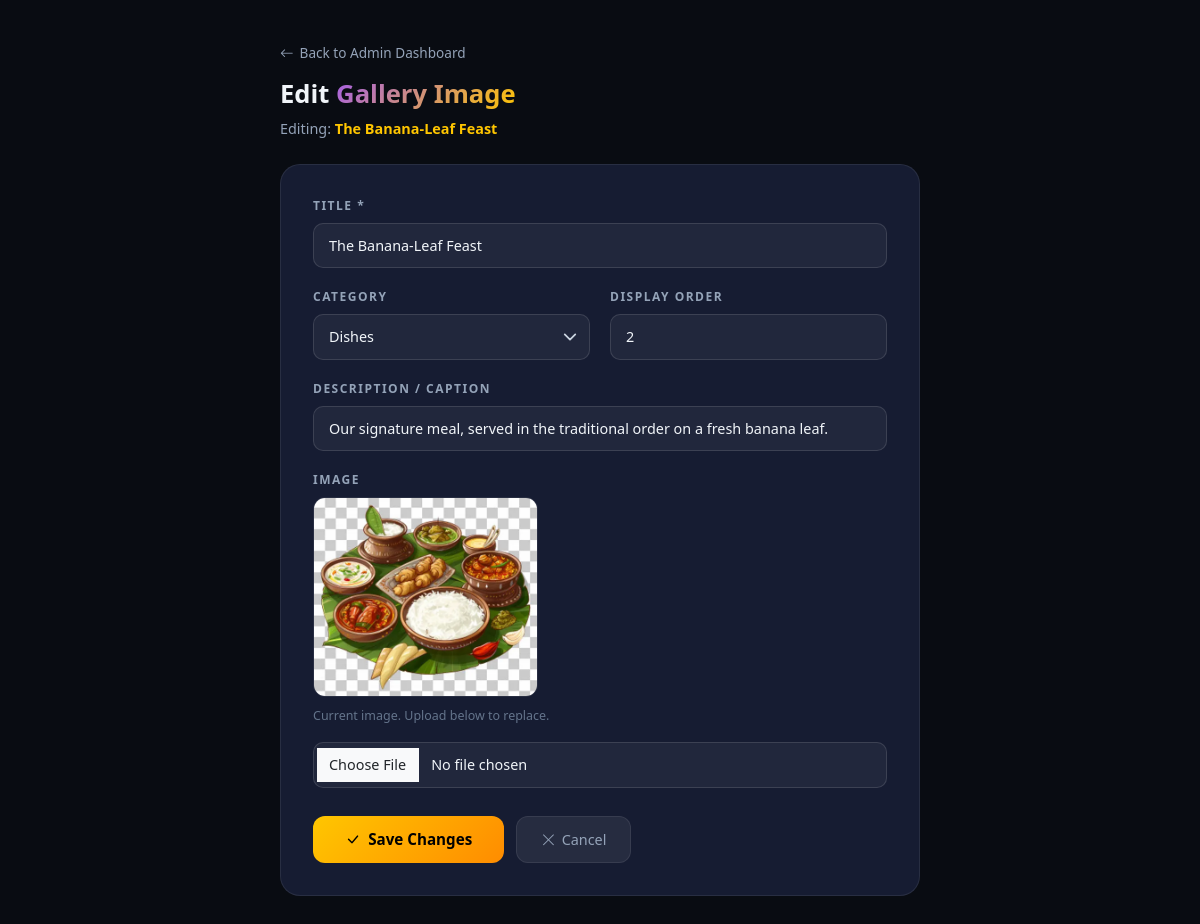
The app's page /admin-dashboard/gallery/20/edit/ (signed in) with its own data.
### main/models.py (models this page shows, shortened)
class GalleryImage(models.Model):
    CATEGORY_CHOICES = [
        ('interior', 'Palace Interiors'),
        ('dishes',   'Signature Dishes'),
        ('drinks',   'Bar, Coffee & Sweets'),
        ('patio',    'The Courtyard'),
    ]
    title = models.CharField(max_length=150)
    category = models.CharField(max_length=50, choices=CATEGORY_CHOICES, default='interior')
    image = models.ImageField(upload_to='gallery/', help_text="Upload gallery image")
    description = models.CharField(max_length=250, blank=True)
    display_order = models.PositiveIntegerField(default=0)
    class Meta:
        ordering = ['display_order', 'title']

### main/views.py (the view, shortened to what this page needs)
# urls.py: path('admin-dashboard/gallery/<int:pk>/edit/', views.admin_edit_gallery,  name='admin_edit_gallery'),
@staff_required
def admin_edit_gallery(request, pk):
    img = get_object_or_404(GalleryImage, pk=pk)
    if request.method == 'GET':
        return render(request, 'edit_gallery.html', {'img': img})

### main/context_processors.py (called while the page is built)
def restaurant(request):
    info = dict(settings.RESTAURANT)
    info['address'] = f"{info['address_line1']}, {info['address_line2']}"
    return {'restaurant': info}

### main/views.py (called while the page is built)
def staff_required(view_func):
    @wraps(view_func)
    def wrapper(request, *args, **kwargs):
        if not request.user.is_authenticated:
            messages.error(request, "Please log in with your administrator credentials.")
            return redirect('admin_login')
        if not (request.user.is_staff or request.user.is_superuser):
            messages.error(request, "Access denied. Administrator privileges required.")
            return redirect('admin_login')
        return view_func(request, *args, **kwargs)
    return wrapper

### templates/edit_gallery.html (shortened to what this page needs)
{% load static %}
<!DOCTYPE html>
<html lang="en">
<head>
<link rel="stylesheet" href="https://cdnjs.cloudflare.com/ajax/libs/bootstrap/5.3.3/css/bootstrap.min.css">
<link rel="stylesheet" href="https://cdn.jsdelivr.net/npm/bootstrap-icons@1.11.3/font/bootstrap-icons.min.css">
</head>
<body>
<div class="edit-wrapper">
  <a href="/admin-dashboard/" class="back-link" onclick="history.back();return false;"><i class="bi bi-arrow-left"></i> Back to Admin Dashboard</a>
  <h1 class="edit-title">Edit <span>Gallery Image</span></h1>
  <p style="color:var(--text-muted);font-size:0.9rem;margin:4px 0 24px;">Editing: <strong style="color:var(--electric-gold);">{{ img.title }}</strong></p>
  <div class="edit-card">
    <form method="post" enctype="multipart/form-data">
      <div class="mb-field">
        <label class="form-label">Title *</label>
        <input type="text" name="title" class="form-control" value="{{ img.title }}" required>
      </div>
      <div class="row-grid two">
        <div class="mb-field">
          <label class="form-label">Category</label>
          <select name="category" class="form-select">
            <option value="dishes"   {% if img.category == 'dishes'   %}selected{% endif %}>Dishes</option>
          </select>
        </div>
        <div class="mb-field">
          <label class="form-label">Display Order</label>
          <input type="number" name="display_order" class="form-control" value="{{ img.display_order|default:0 }}" min="0">
        </div>
      </div>
      <div class="mb-field">
        <label class="form-label">Description / Caption</label>
        <input type="text" name="description" class="form-control" value="{{ img.description|default:'' }}" placeholder="Short caption…">
      </div>
      <div class="mb-field">
        <label class="form-label">Image</label>
        {% if img.image %}
          <div style="margin-bottom:10px;">
            <img src="{{ img.image.url }}" alt="{{ img.title }}" class="current-img">
            <p style="font-size:0.78rem;color:var(--text-dim);">Current image. Upload below to replace.</p>
          </div>
        {% endif %}
        <input type="file" name="image" class="form-control" accept="image/*">
      </div>
      <div style="display:flex;gap:12px;align-items:center;margin-top:28px;">
        <button type="submit" class="btn-save"><i class="bi bi-check-lg me-1"></i> Save Changes</button>
        <a href="/admin-dashboard/" class="btn-cancel"><i class="bi bi-x-lg"></i> Cancel</a>
      </div>
    </form>
  </div>
</div>
</body>
</html>

### templates/edit_gallery.html (style rules this page uses)
:root { --midnight-black:rgb(9,12,18);--card-bg:rgb(22,28,50);--border-subtle:rgba(255,255,255,0.08);--electric-gold:rgb(255,198,0);--tangerine:rgb(255,140,0);--royal-violet:rgb(165,94,234);--text-primary:rgb(241,245,249);--text-muted:rgb(148,163,184);--text-dim:rgb(100,116,139); }
* { box-sizing:border-box; }
body { background:var(--midnight-black);color:var(--text-primary);font-family:'Segoe UI',system-ui,sans-serif;min-height:100vh; }
.edit-wrapper { max-width:680px;margin:0 auto;padding:40px 20px 80px; }
.back-link { color:var(--text-muted);font-size:0.85rem;text-decoration:none;display:inline-flex;align-items:center;gap:6px;margin-bottom:16px; }
.edit-title { font-size:1.6rem;font-weight:800; }
.edit-title span { background:linear-gradient(135deg,var(--royal-violet),var(--electric-gold));-webkit-background-clip:text;-webkit-text-fill-color:transparent;background-clip:text; }
.edit-card { background:var(--card-bg);border:1px solid var(--border-subtle);border-radius:20px;padding:32px; }
.form-label { font-size:0.75rem;letter-spacing:1.5px;text-transform:uppercase;color:var(--text-muted);font-weight:600;margin-bottom:8px;display:block; }
.form-control,.form-select { background:rgba(255,255,255,0.05);border:1px solid rgba(255,255,255,0.12);border-radius:10px;color:var(--text-primary);padding:11px 15px;font-size:0.9rem;width:100%;transition:border-color 0.2s; }
.form-control::placeholder { color:var(--text-dim); }
.form-select { background-repeat:no-repeat;background-position:right 12px center;background-size:14px;appearance:none; }
.form-select option { background:rgb(22,28,50);color:var(--text-primary); }
.mb-field { margin-bottom:20px; }
.current-img { border-radius:12px;max-height:200px;max-width:100%;object-fit:cover;border:1px solid var(--border-subtle);margin-bottom:10px; }
.btn-save { background:linear-gradient(135deg,var(--electric-gold),var(--tangerine));color:rgb(0,0,0);border:none;padding:12px 32px;border-radius:12px;font-weight:700;font-size:0.95rem;cursor:pointer;transition:all 0.2s; }
.btn-cancel { background:rgba(255,255,255,0.07);color:var(--text-muted);border:1px solid var(--border-subtle);padding:12px 24px;border-radius:12px;font-size:0.9rem;cursor:pointer;text-decoration:none;display:inline-flex;align-items:center;gap:6px; }
.row-grid.two { display:grid;grid-template-columns:1fr 1fr;gap:20px; }

### records on screen
GalleryImage: title "The Banana-Leaf Feast", category "Dishes", display_order "2", description "Our signature meal, served in the traditional order on a fresh banana leaf.", image (picture)
